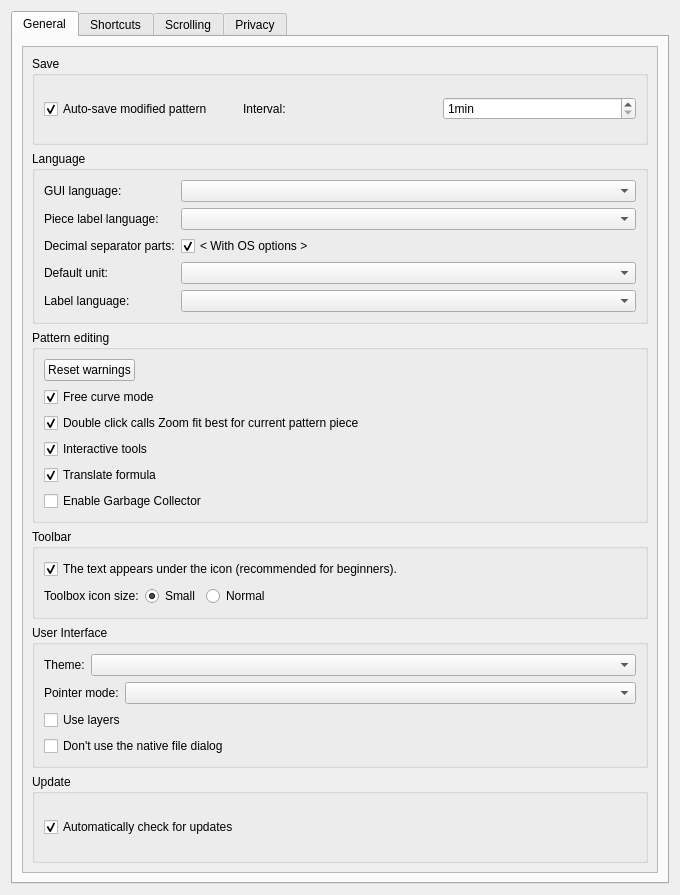
<?xml version="1.0" encoding="UTF-8"?>
<ui version="4.0">
 <class>PreferencesConfigurationPage</class>
 <widget class="QWidget" name="PreferencesConfigurationPage">
  <property name="geometry">
   <rect>
    <x>0</x>
    <y>0</y>
    <width>680</width>
    <height>895</height>
   </rect>
  </property>
  <property name="windowTitle">
   <string notr="true">Configuration</string>
  </property>
  <layout class="QVBoxLayout" name="verticalLayout_6">
   <item>
    <widget class="QTabWidget" name="tabWidget">
     <property name="currentIndex">
      <number>0</number>
     </property>
     <widget class="QWidget" name="tabGeneral">
      <attribute name="title">
       <string>General</string>
      </attribute>
      <layout class="QVBoxLayout" name="verticalLayout">
       <item>
        <widget class="QScrollArea" name="scrollArea">
         <property name="widgetResizable">
          <bool>true</bool>
         </property>
         <widget class="QWidget" name="scrollAreaWidgetContents">
          <property name="geometry">
           <rect>
            <x>0</x>
            <y>0</y>
            <width>624</width>
            <height>839</height>
           </rect>
          </property>
          <layout class="QVBoxLayout" name="verticalLayout_2">
           <item>
            <widget class="QGroupBox" name="saveGroup">
             <property name="title">
              <string>Save</string>
             </property>
             <layout class="QHBoxLayout" name="horizontalLayout">
              <item>
               <widget class="QCheckBox" name="autoSaveCheck">
                <property name="text">
                 <string>Auto-save modified pattern</string>
                </property>
                <property name="checked">
                 <bool>true</bool>
                </property>
               </widget>
              </item>
              <item>
               <widget class="QLabel" name="label">
                <property name="text">
                 <string>Interval:</string>
                </property>
               </widget>
              </item>
              <item>
               <widget class="QSpinBox" name="autoTime">
                <property name="sizePolicy">
                 <sizepolicy hsizetype="Minimum" vsizetype="Fixed">
                  <horstretch>0</horstretch>
                  <verstretch>0</verstretch>
                 </sizepolicy>
                </property>
                <property name="suffix">
                 <string comment="minutes">min</string>
                </property>
                <property name="minimum">
                 <number>1</number>
                </property>
                <property name="maximum">
                 <number>60</number>
                </property>
               </widget>
              </item>
             </layout>
            </widget>
           </item>
           <item>
            <widget class="QGroupBox" name="groupBox_2">
             <property name="title">
              <string>Language</string>
             </property>
             <layout class="QFormLayout" name="formLayout">
              <property name="fieldGrowthPolicy">
               <enum>QFormLayout::FieldGrowthPolicy::AllNonFixedFieldsGrow</enum>
              </property>
              <item row="0" column="0">
               <widget class="QLabel" name="label_2">
                <property name="text">
                 <string>GUI language:</string>
                </property>
               </widget>
              </item>
              <item row="0" column="1">
               <widget class="QComboBox" name="langCombo">
                <property name="sizePolicy">
                 <sizepolicy hsizetype="Preferred" vsizetype="Fixed">
                  <horstretch>0</horstretch>
                  <verstretch>0</verstretch>
                 </sizepolicy>
                </property>
               </widget>
              </item>
              <item row="1" column="0">
               <widget class="QLabel" name="label_14">
                <property name="text">
                 <string>Piece label language:</string>
                </property>
               </widget>
              </item>
              <item row="2" column="0">
               <widget class="QLabel" name="label_3">
                <property name="text">
                 <string>Decimal separator parts:</string>
                </property>
               </widget>
              </item>
              <item row="2" column="1">
               <widget class="QCheckBox" name="osOptionCheck">
                <property name="text">
                 <string>&lt; With OS options &gt;</string>
                </property>
                <property name="checked">
                 <bool>true</bool>
                </property>
               </widget>
              </item>
              <item row="3" column="0">
               <widget class="QLabel" name="label_4">
                <property name="text">
                 <string>Default unit:</string>
                </property>
               </widget>
              </item>
              <item row="3" column="1">
               <widget class="QComboBox" name="unitCombo"/>
              </item>
              <item row="4" column="0">
               <widget class="QLabel" name="label_5">
                <property name="text">
                 <string>Label language:</string>
                </property>
               </widget>
              </item>
              <item row="4" column="1">
               <widget class="QComboBox" name="labelCombo"/>
              </item>
              <item row="1" column="1">
               <widget class="QComboBox" name="comboBoxPieceLbelLanguage"/>
              </item>
             </layout>
            </widget>
           </item>
           <item>
            <widget class="QGroupBox" name="groupBox_5">
             <property name="title">
              <string>Pattern editing</string>
             </property>
             <layout class="QVBoxLayout" name="verticalLayout_3">
              <item>
               <widget class="QPushButton" name="resetWarningsButton">
                <property name="sizePolicy">
                 <sizepolicy hsizetype="Fixed" vsizetype="Fixed">
                  <horstretch>0</horstretch>
                  <verstretch>0</verstretch>
                 </sizepolicy>
                </property>
                <property name="text">
                 <string>Reset warnings</string>
                </property>
               </widget>
              </item>
              <item>
               <widget class="QCheckBox" name="checkBoxFreeCurve">
                <property name="toolTip">
                 <string>Update a pattern only after a curve release</string>
                </property>
                <property name="text">
                 <string>Free curve mode</string>
                </property>
                <property name="checked">
                 <bool>true</bool>
                </property>
               </widget>
              </item>
              <item>
               <widget class="QCheckBox" name="checkBoxZoomFitBestCurrentPP">
                <property name="text">
                 <string>Double click calls Zoom fit best for current pattern piece</string>
                </property>
                <property name="checked">
                 <bool>true</bool>
                </property>
               </widget>
              </item>
              <item>
               <widget class="QCheckBox" name="checkBoxInteractiveTools">
                <property name="toolTip">
                 <string>Disable if you want to skip interactive part of creating tools. And go straight to editing formulas instead.</string>
                </property>
                <property name="text">
                 <string>Interactive tools</string>
                </property>
                <property name="checked">
                 <bool>true</bool>
                </property>
               </widget>
              </item>
              <item>
               <widget class="QCheckBox" name="checkBoxTranslateFormula">
                <property name="toolTip">
                 <string>Enable to translate formula according to locale</string>
                </property>
                <property name="text">
                 <string>Translate formula</string>
                </property>
                <property name="checked">
                 <bool>true</bool>
                </property>
               </widget>
              </item>
              <item>
               <widget class="QCheckBox" name="checkBoxGarbageCollector">
                <property name="toolTip">
                 <string>Enable collecting unused objects when open pattern file.</string>
                </property>
                <property name="text">
                 <string>Enable Garbage Collector</string>
                </property>
               </widget>
              </item>
             </layout>
            </widget>
           </item>
           <item>
            <widget class="QGroupBox" name="groupBox_6">
             <property name="title">
              <string>Toolbar</string>
             </property>
             <layout class="QVBoxLayout" name="verticalLayout_4">
              <item>
               <widget class="QCheckBox" name="toolBarStyleCheck">
                <property name="text">
                 <string>The text appears under the icon (recommended for beginners).</string>
                </property>
                <property name="checked">
                 <bool>true</bool>
                </property>
               </widget>
              </item>
              <item>
               <layout class="QHBoxLayout" name="horizontalLayout_3">
                <item>
                 <widget class="QLabel" name="label_17">
                  <property name="text">
                   <string>Toolbox icon size:</string>
                  </property>
                 </widget>
                </item>
                <item>
                 <widget class="QRadioButton" name="radioButtonToolboxIconSizeSmall">
                  <property name="text">
                   <string>Small</string>
                  </property>
                  <property name="checked">
                   <bool>true</bool>
                  </property>
                  <attribute name="buttonGroup">
                   <string notr="true">buttonGroupToolBoxIconSize</string>
                  </attribute>
                 </widget>
                </item>
                <item>
                 <widget class="QRadioButton" name="radioButtonToolboxIconSizeNormal">
                  <property name="text">
                   <string>Normal</string>
                  </property>
                  <attribute name="buttonGroup">
                   <string notr="true">buttonGroupToolBoxIconSize</string>
                  </attribute>
                 </widget>
                </item>
                <item>
                 <spacer name="horizontalSpacer">
                  <property name="orientation">
                   <enum>Qt::Orientation::Horizontal</enum>
                  </property>
                  <property name="sizeHint" stdset="0">
                   <size>
                    <width>40</width>
                    <height>20</height>
                   </size>
                  </property>
                 </spacer>
                </item>
               </layout>
              </item>
             </layout>
            </widget>
           </item>
           <item>
            <widget class="QGroupBox" name="groupBox_8">
             <property name="title">
              <string>User Interface</string>
             </property>
             <layout class="QVBoxLayout" name="verticalLayout_7">
              <item>
               <layout class="QHBoxLayout" name="horizontalLayout_2">
                <item>
                 <widget class="QLabel" name="label_16">
                  <property name="text">
                   <string>Theme:</string>
                  </property>
                 </widget>
                </item>
                <item>
                 <widget class="QComboBox" name="comboBoxThemeMode">
                  <property name="sizePolicy">
                   <sizepolicy hsizetype="Preferred" vsizetype="Fixed">
                    <horstretch>1</horstretch>
                    <verstretch>0</verstretch>
                   </sizepolicy>
                  </property>
                  <property name="sizeAdjustPolicy">
                   <enum>QComboBox::SizeAdjustPolicy::AdjustToContents</enum>
                  </property>
                 </widget>
                </item>
               </layout>
              </item>
              <item>
               <layout class="QHBoxLayout" name="horizontalLayout_4">
                <item>
                 <widget class="QLabel" name="label_18">
                  <property name="text">
                   <string>Pointer mode:</string>
                  </property>
                 </widget>
                </item>
                <item>
                 <widget class="QComboBox" name="comboBoxPointerMode">
                  <property name="sizePolicy">
                   <sizepolicy hsizetype="Expanding" vsizetype="Fixed">
                    <horstretch>0</horstretch>
                    <verstretch>0</verstretch>
                   </sizepolicy>
                  </property>
                 </widget>
                </item>
               </layout>
              </item>
              <item>
               <widget class="QCheckBox" name="checkBoxUseToolGroups">
                <property name="text">
                 <string>Use layers</string>
                </property>
               </widget>
              </item>
              <item>
               <widget class="QCheckBox" name="checkBoxDontUseNativeDialog">
                <property name="text">
                 <string>Don't use the native file dialog</string>
                </property>
               </widget>
              </item>
             </layout>
            </widget>
           </item>
           <item>
            <widget class="QGroupBox" name="groupBox_9">
             <property name="title">
              <string>Update</string>
             </property>
             <layout class="QVBoxLayout" name="verticalLayout_8">
              <item>
               <widget class="QCheckBox" name="checkBoxAutomaticallyCheckUpdates">
                <property name="toolTip">
                 <string>Automatically check for updates each time the application starts</string>
                </property>
                <property name="text">
                 <string>Automatically check for updates</string>
                </property>
                <property name="checked">
                 <bool>true</bool>
                </property>
               </widget>
              </item>
             </layout>
            </widget>
           </item>
          </layout>
         </widget>
        </widget>
       </item>
      </layout>
     </widget>
     <widget class="QWidget" name="tabShortcuts">
      <attribute name="title">
       <string>Shortcuts</string>
      </attribute>
      <layout class="QVBoxLayout" name="verticalLayout_10">
       <item>
        <widget class="QTableWidget" name="shortcutsTable">
         <property name="editTriggers">
          <set>QAbstractItemView::EditTrigger::NoEditTriggers</set>
         </property>
         <property name="alternatingRowColors">
          <bool>true</bool>
         </property>
         <property name="selectionMode">
          <enum>QAbstractItemView::SelectionMode::SingleSelection</enum>
         </property>
         <property name="selectionBehavior">
          <enum>QAbstractItemView::SelectionBehavior::SelectRows</enum>
         </property>
         <property name="showGrid">
          <bool>false</bool>
         </property>
         <property name="rowCount">
          <number>0</number>
         </property>
         <property name="columnCount">
          <number>2</number>
         </property>
         <attribute name="horizontalHeaderCascadingSectionResizes">
          <bool>true</bool>
         </attribute>
         <attribute name="horizontalHeaderDefaultSectionSize">
          <number>150</number>
         </attribute>
         <attribute name="horizontalHeaderHighlightSections">
          <bool>false</bool>
         </attribute>
         <attribute name="horizontalHeaderStretchLastSection">
          <bool>true</bool>
         </attribute>
         <attribute name="verticalHeaderVisible">
          <bool>false</bool>
         </attribute>
         <column>
          <property name="text">
           <string>Action</string>
          </property>
         </column>
         <column>
          <property name="text">
           <string>Shortcuts</string>
          </property>
         </column>
        </widget>
       </item>
       <item>
        <layout class="QHBoxLayout" name="horizontalLayout_5">
         <item>
          <spacer name="horizontalSpacer_2">
           <property name="orientation">
            <enum>Qt::Orientation::Horizontal</enum>
           </property>
           <property name="sizeHint" stdset="0">
            <size>
             <width>40</width>
             <height>20</height>
            </size>
           </property>
          </spacer>
         </item>
         <item>
          <widget class="QPushButton" name="pushButtonRestoreDefaults">
           <property name="text">
            <string>Restore defaults</string>
           </property>
          </widget>
         </item>
        </layout>
       </item>
      </layout>
     </widget>
     <widget class="QWidget" name="tabScrolling">
      <attribute name="title">
       <string>Scrolling</string>
      </attribute>
      <layout class="QVBoxLayout" name="verticalLayout_5">
       <item>
        <widget class="QGroupBox" name="groupBox">
         <property name="title">
          <string>Animation</string>
         </property>
         <layout class="QFormLayout" name="formLayout_3">
          <property name="fieldGrowthPolicy">
           <enum>QFormLayout::FieldGrowthPolicy::AllNonFixedFieldsGrow</enum>
          </property>
          <item row="0" column="0">
           <widget class="QLabel" name="label_8">
            <property name="text">
             <string>Duration:</string>
            </property>
           </widget>
          </item>
          <item row="0" column="1">
           <widget class="QSpinBox" name="spinBoxDuration">
            <property name="toolTip">
             <string>Scrolling animation duration</string>
            </property>
            <property name="suffix">
             <string comment="milliseconds">ms</string>
            </property>
            <property name="minimum">
             <number>100</number>
            </property>
            <property name="maximum">
             <number>1000</number>
            </property>
            <property name="value">
             <number>300</number>
            </property>
           </widget>
          </item>
          <item row="1" column="0">
           <widget class="QLabel" name="label_10">
            <property name="text">
             <string>Update interval:</string>
            </property>
           </widget>
          </item>
          <item row="1" column="1">
           <widget class="QSpinBox" name="spinBoxUpdateInterval">
            <property name="toolTip">
             <string>Time in milliseconds between each animation update</string>
            </property>
            <property name="suffix">
             <string comment="milliseconds">ms</string>
            </property>
            <property name="minimum">
             <number>10</number>
            </property>
            <property name="maximum">
             <number>100</number>
            </property>
            <property name="value">
             <number>30</number>
            </property>
           </widget>
          </item>
         </layout>
        </widget>
       </item>
       <item>
        <widget class="QGroupBox" name="groupBox_4">
         <property name="title">
          <string>Mouse scale</string>
         </property>
         <layout class="QFormLayout" name="formLayout_4">
          <property name="fieldGrowthPolicy">
           <enum>QFormLayout::FieldGrowthPolicy::AllNonFixedFieldsGrow</enum>
          </property>
          <item row="0" column="0">
           <widget class="QLabel" name="label_11">
            <property name="text">
             <string comment="sensor mouse">Sensor:</string>
            </property>
           </widget>
          </item>
          <item row="0" column="1">
           <widget class="QDoubleSpinBox" name="doubleSpinBoxSensor">
            <property name="toolTip">
             <string>Scale scrolling sensitivity for mouse with sensor</string>
            </property>
            <property name="minimum">
             <double>1.000000000000000</double>
            </property>
            <property name="maximum">
             <double>10.000000000000000</double>
            </property>
            <property name="singleStep">
             <double>0.100000000000000</double>
            </property>
            <property name="value">
             <double>2.000000000000000</double>
            </property>
           </widget>
          </item>
          <item row="1" column="0">
           <widget class="QLabel" name="label_12">
            <property name="text">
             <string comment="mouse wheel">Wheel:</string>
            </property>
           </widget>
          </item>
          <item row="1" column="1">
           <widget class="QDoubleSpinBox" name="doubleSpinBoxWheel">
            <property name="toolTip">
             <string>Scale scrolling sensitivity for mouse with wheel</string>
            </property>
            <property name="minimum">
             <double>1.000000000000000</double>
            </property>
            <property name="maximum">
             <double>100.000000000000000</double>
            </property>
            <property name="singleStep">
             <double>0.100000000000000</double>
            </property>
            <property name="value">
             <double>45.000000000000000</double>
            </property>
           </widget>
          </item>
         </layout>
        </widget>
       </item>
       <item>
        <widget class="QGroupBox" name="groupBox_7">
         <property name="title">
          <string>Scrolling</string>
         </property>
         <layout class="QFormLayout" name="formLayout_5">
          <property name="fieldGrowthPolicy">
           <enum>QFormLayout::FieldGrowthPolicy::AllNonFixedFieldsGrow</enum>
          </property>
          <item row="0" column="0">
           <widget class="QLabel" name="label_13">
            <property name="text">
             <string>Acceleration:</string>
            </property>
           </widget>
          </item>
          <item row="0" column="1">
           <widget class="QDoubleSpinBox" name="doubleSpinBoxAcceleration">
            <property name="minimum">
             <double>1.000000000000000</double>
            </property>
            <property name="maximum">
             <double>10.000000000000000</double>
            </property>
            <property name="singleStep">
             <double>0.100000000000000</double>
            </property>
            <property name="value">
             <double>1.300000000000000</double>
            </property>
           </widget>
          </item>
         </layout>
        </widget>
       </item>
       <item>
        <spacer name="verticalSpacer_2">
         <property name="orientation">
          <enum>Qt::Orientation::Vertical</enum>
         </property>
         <property name="sizeHint" stdset="0">
          <size>
           <width>20</width>
           <height>40</height>
          </size>
         </property>
        </spacer>
       </item>
      </layout>
     </widget>
     <widget class="QWidget" name="tabPrivacy">
      <attribute name="title">
       <string>Privacy</string>
      </attribute>
      <layout class="QVBoxLayout" name="verticalLayout_11">
       <item>
        <widget class="QGroupBox" name="groupBox_10">
         <property name="title">
          <string>Usage statistic</string>
         </property>
         <layout class="QVBoxLayout" name="verticalLayout_12">
          <item>
           <widget class="QCheckBox" name="checkBoxSendUsageStatistics">
            <property name="text">
             <string>Send usage statistics</string>
            </property>
           </widget>
          </item>
          <item>
           <widget class="QLabel" name="label_15">
            <property name="text">
             <string>Please help to improve Valentina's quality by automatically sending usage statistics. Sent data contains &lt;span style=&quot; font-weight:700;&quot;&gt;no potentially sensitive information&lt;/span&gt; like user names, email addresses, file contents or file paths.</string>
            </property>
            <property name="wordWrap">
             <bool>true</bool>
            </property>
           </widget>
          </item>
         </layout>
        </widget>
       </item>
       <item>
        <widget class="QGroupBox" name="groupBoxCrashReports">
         <property name="title">
          <string>Crash reports</string>
         </property>
         <layout class="QVBoxLayout" name="verticalLayout_9">
          <item>
           <widget class="QCheckBox" name="checkBoxSendCrashReports">
            <property name="text">
             <string>Send automatic crash reports</string>
            </property>
           </widget>
          </item>
          <item>
           <layout class="QHBoxLayout" name="horizontalLayout_6">
            <item>
             <widget class="QLabel" name="label_6">
              <property name="text">
               <string>Email:</string>
              </property>
             </widget>
            </item>
            <item>
             <widget class="QLineEdit" name="lineEditCrashUserEmail">
             </widget>
            </item>
           </layout>
          </item>
          <item>
           <widget class="QLabel" name="label_7">
            <property name="text">
             <string>Reporting crash reports will help us make Valentina more reliable. All information is treated as confidential and is only used to improve future versions of this program. Please activate sending automatic crash reports and fill your email address (optional). If provided, we may contact you with additional information about the crash.</string>
            </property>
            <property name="wordWrap">
             <bool>true</bool>
            </property>
           </widget>
          </item>
         </layout>
        </widget>
       </item>
       <item>
        <spacer name="verticalSpacer">
         <property name="orientation">
          <enum>Qt::Orientation::Vertical</enum>
         </property>
         <property name="sizeHint" stdset="0">
          <size>
           <width>0</width>
           <height>0</height>
          </size>
         </property>
        </spacer>
       </item>
      </layout>
     </widget>
    </widget>
   </item>
  </layout>
 </widget>
 <resources/>
 <connections/>
 <buttongroups>
  <buttongroup name="buttonGroupToolBoxIconSize"/>
 </buttongroups>
</ui>
